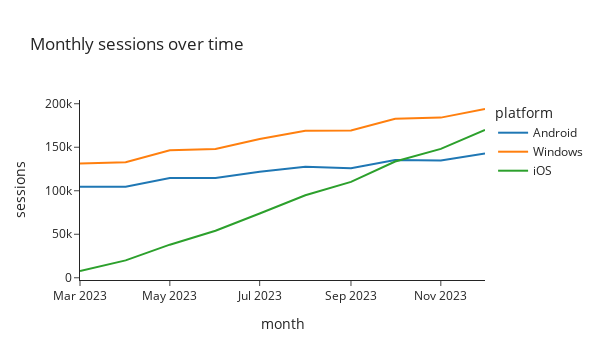

Notebook source saved alongside this figure:
### Code cell
pio.templates.default = 'simple_white'
px.line(ts_df, width = 600, labels = {'value': 'sessions', 'os': 'platform', 'month_date': 'month'},
       title = 'Monthly sessions over time')

### Figure 1 — Plotly figure (JSON) as saved in the notebook; plotly's stock layout.template omitted (floating-point values rounded to 4 significant figures)
{"data": [{"hovertemplate": "platform=Android<br>month=%{x}<br>sessions=%{y}<extra></extra>", "legendgroup": "Android", "line": {"color": "#1F77B4", "dash": "solid"}, "marker": {"symbol": "circle"}, "mode": "lines", "name": "Android", "orientation": "v", "showlegend": true, "type": "scatter", "x": ["2023-03-01", "2023-04-01", "2023-05-01", "2023-06-01", "2023-07-01", "2023-08-01", "2023-09-01", "2023-10-01", "2023-11-01", "2023-12-01"], "xaxis": "x", "y": [104500, 104504, 114563, 114581, 121795, 127677, 125854, 135381, 134873, 142736], "yaxis": "y"}, {"hovertemplate": "platform=Windows<br>month=%{x}<br>sessions=%{y}<extra></extra>", "legendgroup": "Windows", "line": {"color": "#FF7F0E", "dash": "solid"}, "marker": {"symbol": "circle"}, "mode": "lines", "name": "Windows", "orientation": "v", "showlegend": true, "type": "scatter", "x": ["2023-03-01", "2023-04-01", "2023-05-01", "2023-06-01", "2023-07-01", "2023-08-01", "2023-09-01", "2023-10-01", "2023-11-01", "2023-12-01"], "xaxis": "x", "y": [131368, 132832, 146599, 148060, 159434, 168866, 169154, 182675, 184051, 193951], "yaxis": "y"}, {"hovertemplate": "platform=iOS<br>month=%{x}<br>sessions=%{y}<extra></extra>", "legendgroup": "iOS", "line": {"color": "#2CA02C", "dash": "solid"}, "marker": {"symbol": "circle"}, "mode": "lines", "name": "iOS", "orientation": "v", "showlegend": true, "type": "scatter", "x": ["2023-03-01", "2023-04-01", "2023-05-01", "2023-06-01", "2023-07-01", "2023-08-01", "2023-09-01", "2023-10-01", "2023-11-01", "2023-12-01"], "xaxis": "x", "y": [7781, 19960, 38045, 54079, 73914, 94858, 110231, 133563, 148138, 169839], "yaxis": "y"}], "layout": {"height": 360, "legend": {"title": {"text": "platform"}, "tracegroupgap": 0}, "title": {"text": "Monthly sessions over time"}, "width": 600, "xaxis": {"anchor": "y", "autorange": true, "domain": [0, 1], "range": ["2023-03-01", "2023-12-01"], "title": {"text": "month"}, "type": "date"}, "yaxis": {"anchor": "x", "autorange": true, "domain": [0, 1], "range": [-2562.0, 204300.0], "title": {"text": "sessions"}, "type": "linear"}}}
